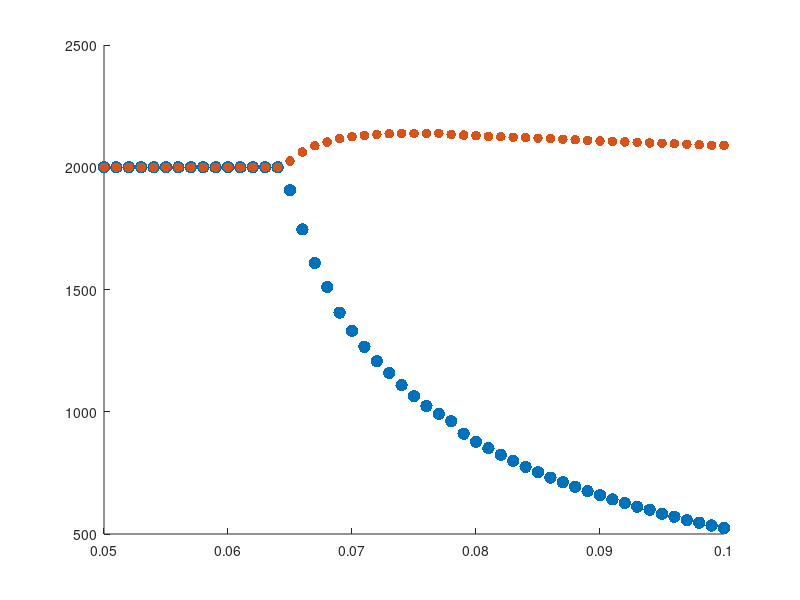

Write the MATLAB code that produced this figure. (Note: this script raises an error after producing the figure.)
%Script used to generate Figure 6(a) based on file average_n.csv

% Load the data from your file
data = load('average_uv.csv'); 

chi_u = data(:, 1);  % First column: Sensitivity of Environmental Motion
u = data(:, 2);      % Second column: Average Density of u
v = data(:, 3);      % Third column: Average Density of v

% Plot for u and v (Figure 6(b))
figure;
hold on;
dotSize = 80;
h_scatter_u = scatter(chi_u, u, dotSize, "red", 'filled', 'DisplayName', 'L-types $u$');
dotSize = 50;
h_scatter_v = scatter(chi_u, v, dotSize, "blue",'filled', 'DisplayName', 'H-types $v$');
h_line_populations = yline(2000, '--k', 'LineWidth', 3, 'DisplayName', 'Uniform $u$ \& $v$');
h_line_critical = xline(0.0646, '--b','Color', [0.5 0.5 0.5], 'LineWidth', 3, 'DisplayName', 'Critical $\chi_u^*$');
ylim([500, 3000]);
xlabel('Sensitivity of Environmental Motion $\chi_u$', 'fontsize', 23, 'fontname', 'arial','Interpreter', 'latex');
ylabel('Density of Individuals', 'fontsize', 23, 'fontname', 'arial','Interpreter', 'latex');
legend([h_scatter_u, h_scatter_v, h_line_populations, h_line_critical], ...
    {'L-types $u$', 'H-types $v$', 'Uniform $u$ \& $v$', 'Critical $\chi_u^*$'}, ...
    'Location', 'best', 'fontsize', 17, 'fontname', 'arial','Interpreter', 'latex');
set(gca, 'FontSize', 16);
ax = gca;
ax.XLabel.FontSize = 23;
ax.YLabel.FontSize = 23;
grid on;
hold off;